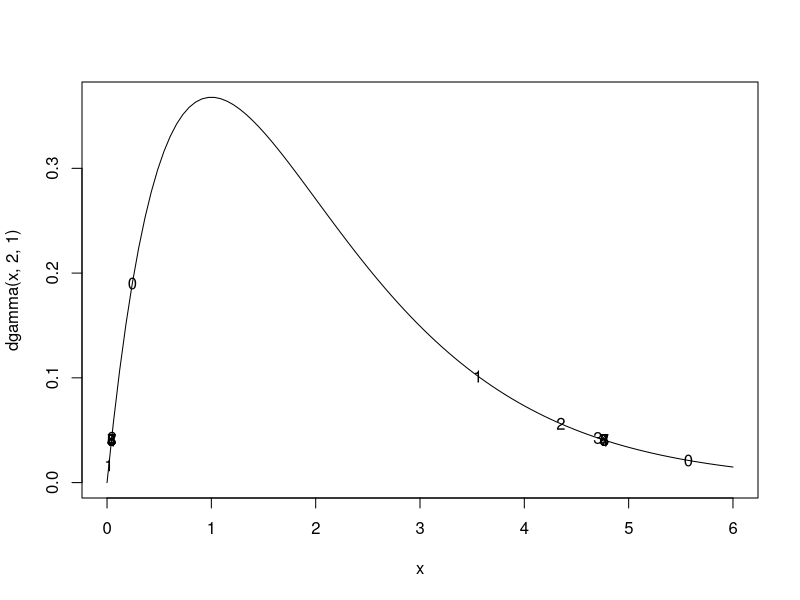

Here is the R script that generated this plot:
#Exercise 2.4

# The function we want to satisfy s(x) = 0
s = function(x)
{
  matrix(c(dgamma(x[2],2,1)-dgamma(x[1],2,1),
    pgamma(x[2],2,1)-pgamma(x[1],2,1)-0.95),ncol=1)
}

# The derivative of s
d = function(x)
{
  matrix(c(-exp(-x[1])*(1-x[1]),exp(-x[2])*(1-x[2]),
           -dgamma(x[1],2,1),dgamma(x[2],2,1)),ncol=2,byrow=T)
}

x = seq(0,6,length=100)
plot(x,dgamma(x,2,1),type="l")
# Start the iteration of x, with the confidence interval quantiles. 
x = c(qgamma(0.025,2,1),qgamma(0.975,2,1))
show(c(x,dgamma(x[2],2,1)-dgamma(x[1],2,1),pgamma(x[2],2,1)-pgamma(x[1],2,1),x[2]-x[1]))

text(x,dgamma(x,2,1),"0")
# Iterating with the newton method
for(i in 1:8)
{
  x = x - solve(d(x),s(x))
  show(c(x,dgamma(x[2],2,1)-dgamma(x[1],2,1),pgamma(x[2],2,1)-pgamma(x[1],2,1),x[2]-x[1]))
  text(x,dgamma(x,2,1),i)
}

# Show that the required conditions are satisfied. 
show(dgamma(x,2,1))
show(diff(pgamma(x,2,1)))
